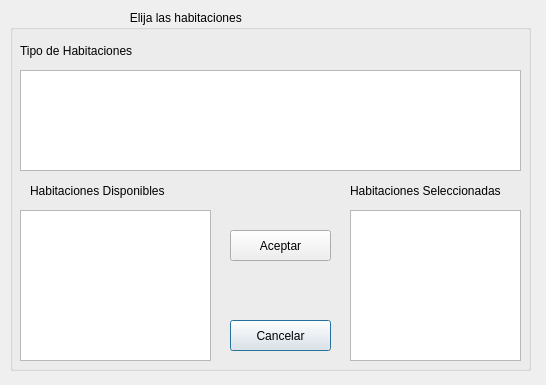
<?xml version="1.0" encoding="UTF-8"?>
<ui version="4.0">
 <class>Registro_habitacion</class>
 <widget class="QDialog" name="Registro_habitacion">
  <property name="geometry">
   <rect>
    <x>0</x>
    <y>0</y>
    <width>546</width>
    <height>385</height>
   </rect>
  </property>
  <property name="windowTitle">
   <string>Dialog</string>
  </property>
  <widget class="QGroupBox" name="groupBox">
   <property name="geometry">
    <rect>
     <x>10</x>
     <y>10</y>
     <width>521</width>
     <height>361</height>
    </rect>
   </property>
   <property name="styleSheet">
    <string notr="true">#groupBox{
	font: 75 16pt &quot;Times New Roman&quot;;
}</string>
   </property>
   <property name="title">
    <string>                                    Elija las habitaciones                           </string>
   </property>
   <widget class="QTableWidget" name="THtableWidget">
    <property name="geometry">
     <rect>
      <x>10</x>
      <y>200</y>
      <width>191</width>
      <height>151</height>
     </rect>
    </property>
    <property name="cursor" stdset="0">
     <cursorShape>PointingHandCursor</cursorShape>
    </property>
   </widget>
   <widget class="QTableWidget" name="RHTableWidget">
    <property name="geometry">
     <rect>
      <x>10</x>
      <y>60</y>
      <width>501</width>
      <height>101</height>
     </rect>
    </property>
    <property name="cursor" stdset="0">
     <cursorShape>PointingHandCursor</cursorShape>
    </property>
   </widget>
   <widget class="QLabel" name="label">
    <property name="geometry">
     <rect>
      <x>10</x>
      <y>30</y>
      <width>181</width>
      <height>21</height>
     </rect>
    </property>
    <property name="styleSheet">
     <string notr="true">font: 75 16pt &quot;Times New Roman&quot;;</string>
    </property>
    <property name="text">
     <string>Tipo de Habitaciones</string>
    </property>
   </widget>
   <widget class="QLabel" name="label_2">
    <property name="geometry">
     <rect>
      <x>20</x>
      <y>170</y>
      <width>151</width>
      <height>21</height>
     </rect>
    </property>
    <property name="styleSheet">
     <string notr="true">font: 75 12pt &quot;Times New Roman&quot;;</string>
    </property>
    <property name="text">
     <string>Habitaciones Disponibles</string>
    </property>
   </widget>
   <widget class="QPushButton" name="CancelarRHButton">
    <property name="geometry">
     <rect>
      <x>220</x>
      <y>310</y>
      <width>101</width>
      <height>31</height>
     </rect>
    </property>
    <property name="styleSheet">
     <string notr="true"/>
    </property>
    <property name="text">
     <string>Cancelar</string>
    </property>
   </widget>
   <widget class="QPushButton" name="AceptarRHButton">
    <property name="geometry">
     <rect>
      <x>220</x>
      <y>220</y>
      <width>101</width>
      <height>31</height>
     </rect>
    </property>
    <property name="styleSheet">
     <string notr="true"/>
    </property>
    <property name="text">
     <string>Aceptar</string>
    </property>
   </widget>
   <widget class="QListWidget" name="SHlistWidget">
    <property name="geometry">
     <rect>
      <x>340</x>
      <y>200</y>
      <width>171</width>
      <height>151</height>
     </rect>
    </property>
   </widget>
   <widget class="QLabel" name="label_3">
    <property name="geometry">
     <rect>
      <x>340</x>
      <y>170</y>
      <width>171</width>
      <height>21</height>
     </rect>
    </property>
    <property name="styleSheet">
     <string notr="true">font: 75 12pt &quot;Times New Roman&quot;;</string>
    </property>
    <property name="text">
     <string>Habitaciones Seleccionadas</string>
    </property>
   </widget>
  </widget>
 </widget>
 <resources/>
 <connections/>
</ui>
